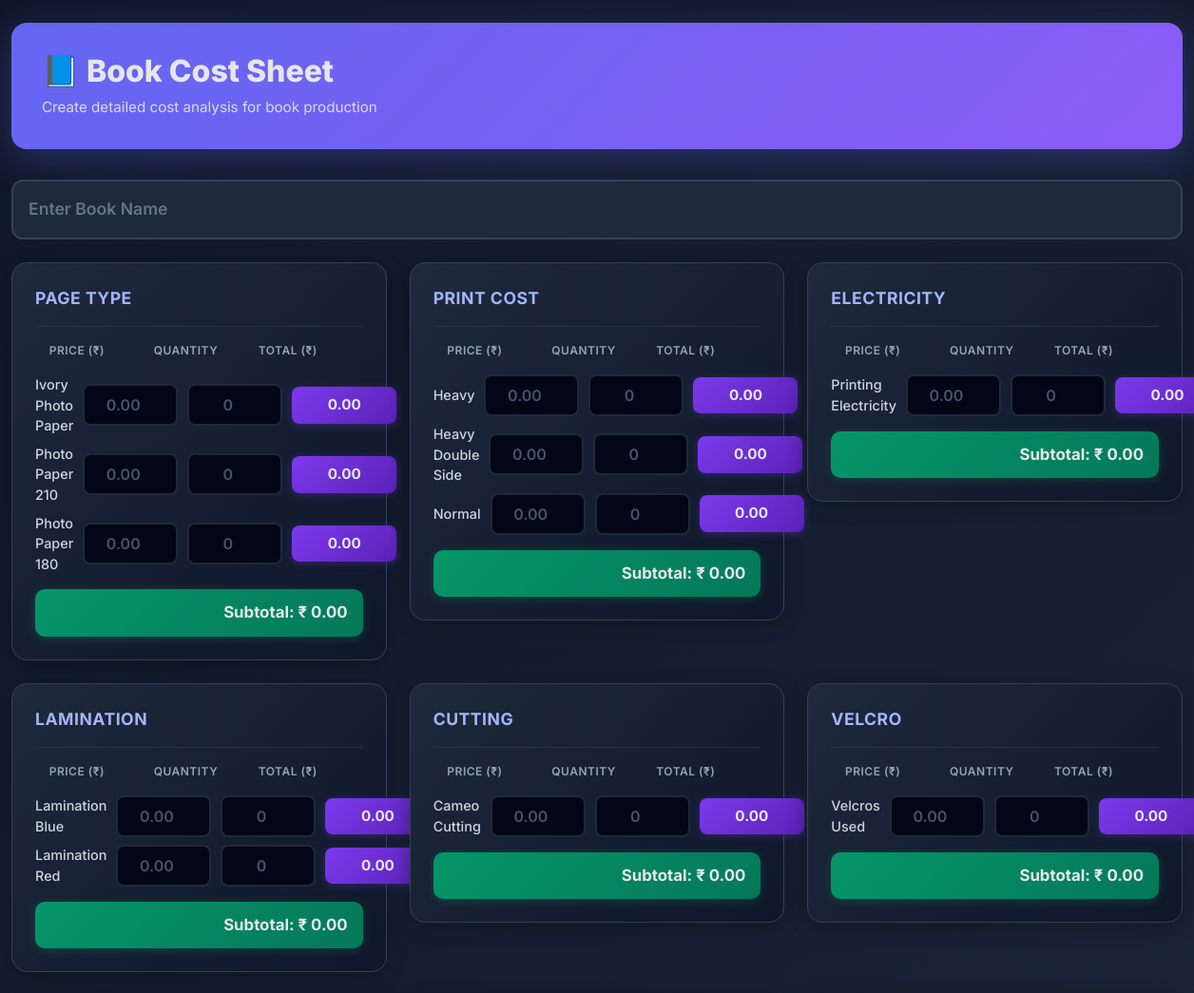
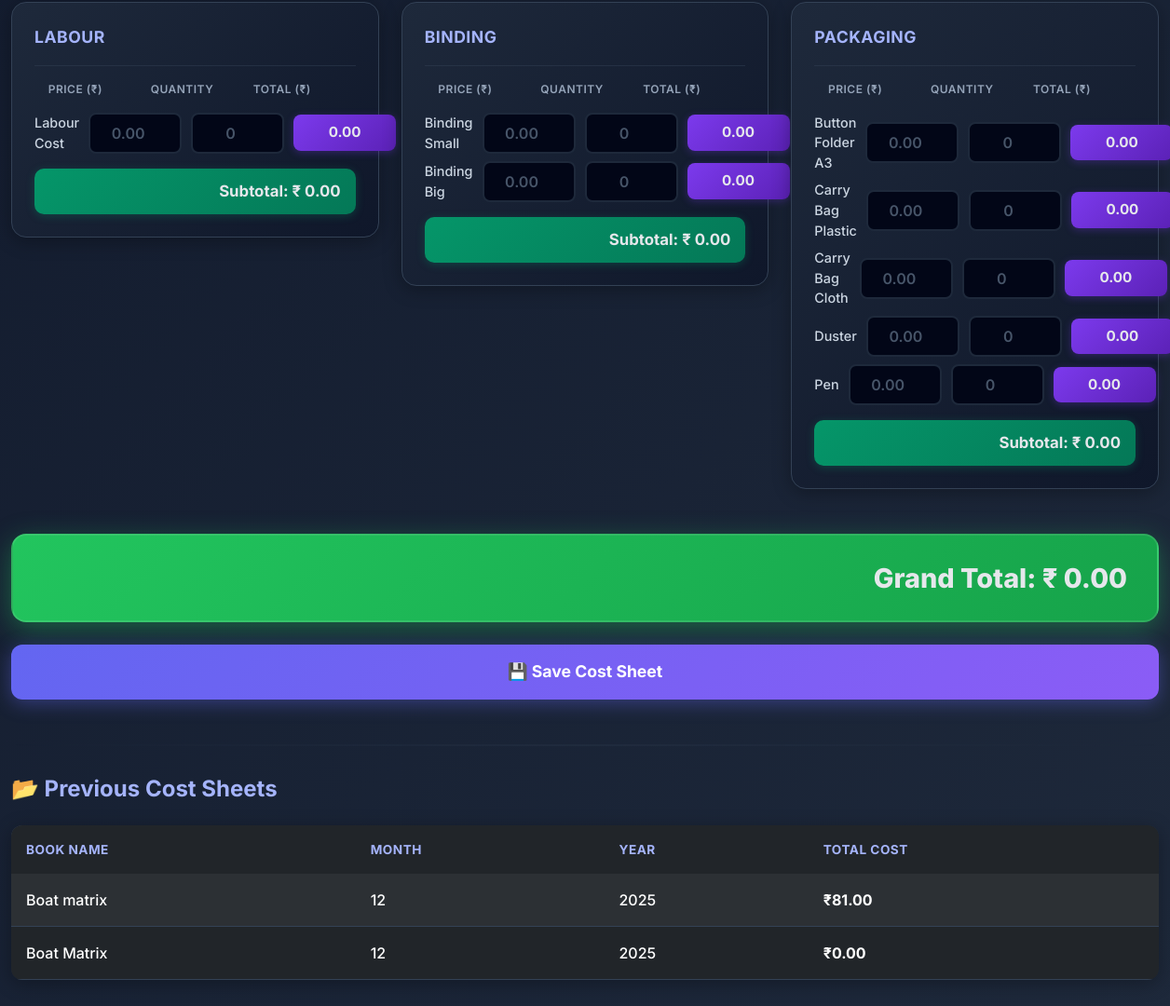
Screenshot of /book_cost_calculator.php (signed in) with the database file from the repository (2 pictures, top to bottom).
### tables this page shows
CREATE TABLE `book_cost_sheets` (
  `Sheet_ID` int(11) NOT NULL,
  `Book_Name` varchar(150) NOT NULL,
  `Month` int(11) NOT NULL,
  `Year` int(11) NOT NULL,
  `Grand_Total` decimal(10,2) NOT NULL,
  `Created_At` timestamp NOT NULL DEFAULT current_timestamp()
);

### book_cost_calculator.php (the view, shortened to what this page needs)
<?php
include 'db_connect.php';
$sheets = $conn->query("SELECT * FROM BOOK_COST_SHEETS ORDER BY Sheet_ID DESC");
?>
<!DOCTYPE html>
<html>
<head>
<link href="https://cdn.jsdelivr.net/npm/bootstrap@5.3.3/dist/css/bootstrap.min.css" rel="stylesheet">
</head>
<body>
<div class="container py-4">
<div class="page-header">
    <h2>📘 Book Cost Sheet</h2>
    <p>Create detailed cost analysis for book production</p>
</div>
<form method="POST">
<div class="mb-4">
    <input name="book_name" class="form-control book-name-input" placeholder="Enter Book Name" required>
</div>
<div class="row">
<?php
$sections=[
"Page Type"=>["Ivory Photo Paper","Photo Paper 210","Photo Paper 180"],
"Print Cost"=>["Heavy","Heavy Double Side","Normal"],
"Electricity"=>["Printing Electricity"],
"Lamination"=>["Lamination Blue","Lamination Red"],
"Cutting"=>["Cameo Cutting"],
"Velcro"=>["Velcros Used"],
"Labour"=>["Labour Cost"],
"Binding"=>["Binding Small","Binding Big"],
"Packaging"=>["Button Folder A3","Carry Bag Plastic","Carry Bag Cloth","Duster","Pen"]
];
foreach($sections as $cat=>$items){
echo "<div class='col-lg-4'><div class='card-box'><b>$cat</b><hr>";
echo "<div class='row-item' style='margin-bottom:12px'>
<div></div>
<div class='input-label'>Price (₹)</div>
<div class='input-label'>Quantity</div>
<div class='input-label'>Total (₹)</div>
</div>";
foreach($items as $it){
echo "
<div class='row-item'>
<div>$it</div>
<input name='cost[]' class='cost' type='number' step='0.01' placeholder='0.00'>
<input name='qty[]' class='qty' type='number' placeholder='0'>
<div class='amount-box'>0.00</div>
<input type='hidden' name='item[]' value='$it'>
<input type='hidden' name='category[]' value='$cat'>
<input type='hidden' name='amount[]' class='amount'>
</div>";
}
echo "<div class='subtotal'>Subtotal: ₹ <span>0.00</span></div></div></div>";
}
?>
</div>
<div class="grand mt-4">Grand Total: ₹ <span id="grand">0.00</span></div>
<button class="btn btn-save mt-4 w-100" name="save_sheet">💾 Save Cost Sheet</button>
</form>
<hr class="section-divider">
<h4 class="history-header">📂 Previous Cost Sheets</h4>
<table class="table table-dark table-striped">
<thead>
<tr>
    <th>Book Name</th>
    <th>Month</th>
    <th>Year</th>
    <th>Total Cost</th>
</tr>
</thead>
<tbody>
<?php while($s=$sheets->fetch_assoc()): ?>
<tr>
<td><?= htmlspecialchars($s['Book_Name']) ?></td>
<td><?= $s['Month'] ?></td>
<td><?= $s['Year'] ?></td>
<td><strong>₹<?= number_format($s['Grand_Total'], 2) ?></strong></td>
</tr>
<?php endwhile; ?>
</tbody>
</table>
</div>
</body>
</html>

### book_cost_calculator.php (style rules this page uses)
* { font-family: 'Inter', -apple-system, BlinkMacSystemFont, sans-serif; }
body { background: linear-gradient(135deg, #0f172a 0%, #1e293b 100%); color: #e5e7eb; min-height: 100vh; padding-bottom: 3rem; }
.container { max-width: 1400px; }
.page-header { background: linear-gradient(135deg, #6366f1 0%, #8b5cf6 100%); border-radius: 16px; padding: 2rem; margin-bottom: 2rem; box-shadow: 0 10px 40px rgba(99, 102, 241, 0.3); }
.page-header h2 { margin: 0; font-size: 2rem; font-weight: 800; display: flex; align-items: center; gap: 0.75rem; }
.page-header p { margin: 0.5rem 0 0; opacity: 0.9; font-size: 0.95rem; }
.book-name-input { background: #1e293b !important; border: 2px solid #334155 !important; color: white !important; border-radius: 12px !important; padding: 1rem !important; font-size: 1.1rem !important; font-weight: 600 !important; transition: all 0.3s ease; }
.book-name-input::placeholder { color: #64748b; }
.card-box { background: linear-gradient(135deg, #1e293b 0%, #0f172a 100%); border-radius: 16px; padding: 1.5rem; margin-bottom: 1.5rem; border: 1px solid #334155; box-shadow: 0 4px 20px rgba(0, 0, 0, 0.3); transition: all 0.3s ease; }
.card-box > b { font-size: 1.1rem; font-weight: 700; color: #a5b4fc; text-transform: uppercase; letter-spacing: 0.5px; }
.card-box hr { border-color: #334155; margin: 1rem 0; opacity: 0.5; }
.row-item { display: grid; grid-template-columns: 1fr 100px 100px 110px; gap: 10px; margin-bottom: 8px; align-items: center; }
.input-label { font-size: 0.75rem; color: #94a3b8; text-transform: uppercase; letter-spacing: 0.5px; font-weight: 600; margin-bottom: 4px; }
.row-item > div:first-child { font-size: 0.9rem; color: #cbd5e1; font-weight: 500; }
input[type="number"] { background: #020617; border: 2px solid #1e293b; color: white; border-radius: 8px; padding: 8px; text-align: center; font-weight: 600; transition: all 0.2s ease; }
input[type="number"]::placeholder { color: #475569; }
.amount-box { background: linear-gradient(135deg, #7c3aed 0%, #5b21b6 100%); border-radius: 8px; padding: 8px; text-align: center; font-weight: 700; font-size: 0.95rem; box-shadow: 0 2px 8px rgba(124, 58, 237, 0.3); }
.subtotal { background: linear-gradient(135deg, #059669 0%, #047857 100%); border-radius: 10px; padding: 0.75rem 1rem; text-align: right; margin-top: 1rem; font-weight: 700; font-size: 1.05rem; box-shadow: 0 2px 10px rgba(5, 150, 105, 0.3); }
.grand { background: linear-gradient(135deg, #22c55e 0%, #16a34a 100%); border-radius: 16px; padding: 1.5rem 2rem; font-size: 1.8rem; text-align: right; font-weight: 800; box-shadow: 0 8px 30px rgba(34, 197, 94, 0.4); border: 2px solid rgba(255, 255, 255, 0.1); }
.btn-save { background: linear-gradient(135deg, #6366f1 0%, #8b5cf6 100%); border: none; border-radius: 12px; padding: 1rem 2rem; font-size: 1.1rem; font-weight: 700; color: white; transition: all 0.3s ease; box-shadow: 0 4px 20px rgba(99, 102, 241, 0.4); }
.section-divider { border: none; height: 2px; background: linear-gradient(90deg, transparent, #334155, transparent); margin: 3rem 0 2rem; }
.history-header { display: flex; align-items: center; gap: 0.75rem; font-size: 1.5rem; font-weight: 700; color: #a5b4fc; margin-bottom: 1.5rem; }
.table-dark { background: #1e293b; border-radius: 12px; overflow: hidden; box-shadow: 0 4px 20px rgba(0, 0, 0, 0.3); }
.table-dark thead { background: linear-gradient(135deg, #334155 0%, #1e293b 100%); }
.table-dark th { padding: 1rem; font-weight: 700; text-transform: uppercase; font-size: 0.85rem; letter-spacing: 0.5px; color: #a5b4fc; border: none; }
.table-dark td { padding: 1rem; font-weight: 500; border-color: #334155; }
.table-dark tbody tr { transition: all 0.2s ease; }
.card-box { animation: fadeIn 0.4s ease-out; }
.card-box:nth-child(1) { animation-delay: 0.05s; }

### rows the page displays
book_cost_sheets: Book_Name "Boat matrix", Month "12", Year "2025", Grand_Total "81.00"
book_cost_sheets: Book_Name "Boat Matrix", Month "12", Year "2025", Grand_Total "0.00"

### other values shown
$cat "PAGE TYPE"
$it "Ivory Photo Paper"
$it "Photo Paper 210"
$it "Photo Paper 180"
$cat "PRINT COST"
$it "Heavy"
$it "Heavy Double Side"
$it "Normal"
$cat "ELECTRICITY"
$it "Printing Electricity"
$cat "LAMINATION"
$it "Lamination Blue"
$it "Lamination Red"
$cat "CUTTING"
$it "Cameo Cutting"
